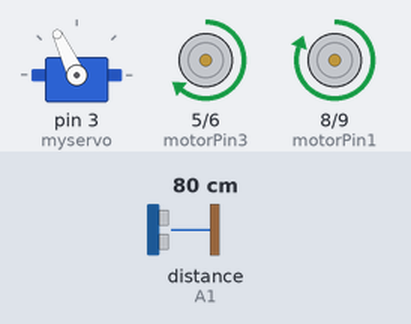
Simulated run of this sketch. Board: Arduino Uno, built with avr-gcc and run on an emulated ATmega328P. Shown: servo, motor-driver pin pairs drawn as motors (green arrow = first pin HIGH = forward, orange = second pin HIGH = backward, longer = more drive). The inputs (shaded band) are chosen by the test bench; at power-on: distance to the obstacle (sensor on A1) 80 cm. The echo pulse lasts 58.3 µs per cm.

Above: at 3.9 s.
4.0 s: distance to the obstacle (sensor on A1) set to 28 cm
5.5 s: distance to the obstacle (sensor on A1) set to 23 cm
At 6.2 s:
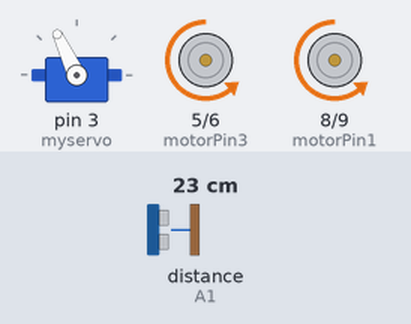
8.5 s: distance to the obstacle (sensor on A1) set to 35 cm
At 8.67 s:
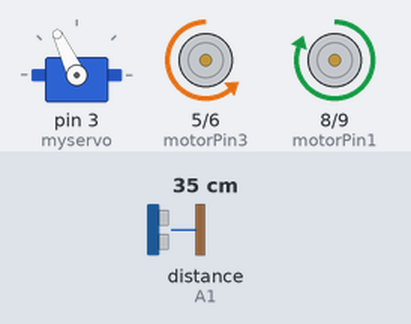
10.3 s: distance to the obstacle (sensor on A1) set to 2 cm
At 12.1 s:
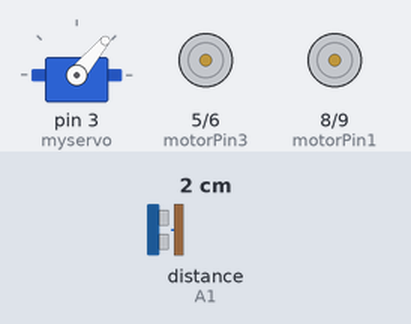
13.3 s: distance to the obstacle (sensor on A1) set to 60 cm
At 13.7 s:
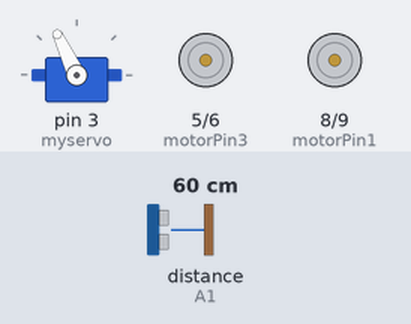
Timing chart, 0 to 16.2 s (numbered marks = the images above; inputs shaded):
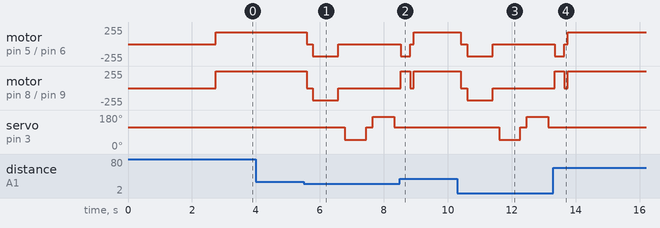

Measured:
- the behaviour switches between 26 and 25 cm on distance to the obstacle (sensor on A1) (found by bisection; images 0 and 1)
- after the input at 4.0 s, every drawn part: stays the same
- after the input at 5.5 s, motor on pin 5 (motorPin3) / pin 6 (motorPin4): forward 180/255 → stopped after 0.08 s, → backward 180/255 0.20 s later, → stopped 0.80 s later; motor on pin 8 (motorPin1) / pin 9 (motorPin2): forward 255/255 → stopped after 0.08 s, → backward 180/255 0.20 s later, → stopped 0.80 s later
- after the input at 8.5 s, servo on pin 3 (myservo): stays 115° (without the input it goes to 50° after 1.6 s)
- after the input at 10.3 s, motor on pin 5 (motorPin3) / pin 6 (motorPin4): forward 180/255 → stopped after 0.10 s, → backward 180/255 0.20 s later, → stopped 0.80 s later; motor on pin 8 (motorPin1) / pin 9 (motorPin2): forward 255/255 → stopped after 0.10 s, → backward 180/255 0.20 s later, → stopped 0.80 s later
- after the input at 13.3 s, servo on pin 3 (myservo): stays 115° (without the input it goes to 50° after 1.7 s)

The sketch:

main.ino
```cpp
#include "RobotCar.h"

// Definición de constantes y pines
#define TRIG_PIN A0
#define ECHO_PIN A1
#define MAX_DISTANCE 200
const int motorPin1 = 8;
const int motorPin2 = 9;
const int motorPin3 = 5;
const int motorPin4 = 6;

// Crear el objeto RobotCar
RobotCar car(TRIG_PIN, ECHO_PIN, MAX_DISTANCE, 3, motorPin1, motorPin2, motorPin3, motorPin4);

void setup() {
  car.setup();
}

void loop() {
  car.loop();
}
```

RobotCar.cpp
```cpp
#include "RobotCar.h"

RobotCar::RobotCar(int trigPin, int echoPin, int maxDistance, int servoPin,
                   int motor1, int motor2, int motor3, int motor4)
  : sonar(trigPin, echoPin, maxDistance), myservo(), motorPin1(motor1),
    motorPin2(motor2), motorPin3(motor3), motorPin4(motor4) {
}

void RobotCar::setup() {
  myservo.attach(3);
  myservo.write(115);
  delay(2000);

  for (int i = 0; i < 4; ++i) {
    distance = this->readPing();
    delay(100);
  }
}

void RobotCar::loop() {
 int distanceR = 0;
 int distanceL =  0;
 delay(40);

 if(distance<=25)                //SE ACTIVA EL SENSOR ULTRASONICO CUANDO DETECTA OBSTACULOS A MENOS DE 25CM.
 {
  moveStop();
  delay(200);
  moveBackward();              //EL CARRITO SE DETIENE Y SE VA HACIA ATRAS POR 800 MILISEGUNDOS.
  delay(800);

  moveStop();
  delay(200);
  distanceR = lookRight();
  delay(200);
  distanceL = lookLeft();
  delay(200);

  if(distanceR>=distanceL){
    turnRight();
    moveStop();
  } else {
    turnLeft();
    moveStop();
  }
 }else{
  moveForward();
 }
 distance = readPing();
}

int RobotCar::lookRight() {
  myservo.write(50);
  delay(500);
  int distance = this->readPing();
  delay(100);
  myservo.write(115);
  return distance;
}

int RobotCar::lookLeft() {
  myservo.write(170);
  delay(500);
  int distance = this->readPing();
  delay(100);
  myservo.write(115);
  return distance;
}

int RobotCar::readPing() {
  delay(70);
  int cm = this->sonar.ping_cm();
  if (cm == 0) {
    cm = 250;
  }
  return cm;
}

void RobotCar::moveStop() {
  analogWrite(this->motorPin1, 0);
  analogWrite(this->motorPin2, 0);
  analogWrite(this->motorPin3, 0);
  analogWrite(this->motorPin4, 0);
}

void RobotCar::moveForward() {
  analogWrite(this->motorPin1, 180);
  analogWrite(this->motorPin2, 0);
  analogWrite(this->motorPin3, 180);
  analogWrite(this->motorPin4, 0);
}

void RobotCar::moveBackward() {
  analogWrite(this->motorPin1, 0);
  analogWrite(this->motorPin2, 180);
  analogWrite(this->motorPin3, 0);
  analogWrite(this->motorPin4, 180);
}

void RobotCar::turnRight() {
  analogWrite(this->motorPin1, 180);
  analogWrite(this->motorPin2, 0);
  analogWrite(this->motorPin3, 0);
  analogWrite(this->motorPin4, 180);
  delay(300);
  this->moveForward();
}

void RobotCar::turnLeft() {
  analogWrite(this->motorPin1, 0);
  analogWrite(this->motorPin2, 180);
  analogWrite(this->motorPin3, 180);
  analogWrite(this->motorPin4, 0);
  delay(300);
  this->moveForward();
}
```

RobotCar.h
```cpp
#ifndef RobotCar_h
#define RobotCar_h

#include <Arduino.h>
#include <NewPing.h>
#include <Servo.h>

class RobotCar {
public:
  RobotCar(int trigPin, int echoPin, int maxDistance, int servoPin,
           int motorPin1, int motorPin2, int motorPin3, int motorPin4);

  void setup();
  void loop();

private:
  NewPing sonar;
  Servo myservo;
  int motorPin1, motorPin2, motorPin3, motorPin4;
  int distance;
  int speedSet;
  boolean goesForward;

  void moveStop();
  void moveForward();
  void moveBackward();
  void turnRight();
  void turnLeft();
  int lookRight();
  int lookLeft();
  int readPing();
};

#endif
```
